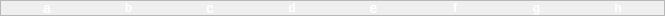
              <widget class="QFrame" name="frame_28">
               <property name="minimumSize">
                <size>
                 <width>665</width>
                 <height>13</height>
                </size>
               </property>
               <property name="maximumSize">
                <size>
                 <width>970</width>
                 <height>16</height>
                </size>
               </property>
               <property name="sizeIncrement">
                <size>
                 <width>0</width>
                 <height>0</height>
                </size>
               </property>
               <property name="frameShape">
                <enum>QFrame::Shape::StyledPanel</enum>
               </property>
               <property name="frameShadow">
                <enum>QFrame::Shadow::Raised</enum>
               </property>
               <layout class="QHBoxLayout" name="horizontalLayout_21">
                <property name="spacing">
                 <number>0</number>
                </property>
                <property name="leftMargin">
                 <number>5</number>
                </property>
                <property name="topMargin">
                 <number>0</number>
                </property>
                <property name="rightMargin">
                 <number>5</number>
                </property>
                <property name="bottomMargin">
                 <number>0</number>
                </property>
                <item>
                 <widget class="QLabel" name="label_47">
                  <property name="font">
                   <font>
                    <pointsize>-1</pointsize>
                    <bold>true</bold>
                   </font>
                  </property>
                  <property name="styleSheet">
                   <string notr="true">border:none;
font-size:14px;
color:rgb(255, 255, 255);</string>
                  </property>
                  <property name="text">
                   <string>a</string>
                  </property>
                  <property name="alignment">
                   <set>Qt::AlignmentFlag::AlignCenter</set>
                  </property>
                 </widget>
                </item>
                <item>
                 <widget class="QLabel" name="label_48">
                  <property name="font">
                   <font>
                    <pointsize>-1</pointsize>
                    <bold>true</bold>
                   </font>
                  </property>
                  <property name="styleSheet">
                   <string notr="true">border:none;
font-size:12px;
color:rgb(255, 255, 255);</string>
                  </property>
                  <property name="text">
                   <string>b</string>
                  </property>
                  <property name="alignment">
                   <set>Qt::AlignmentFlag::AlignCenter</set>
                  </property>
                 </widget>
                </item>
                <item>
                 <widget class="QLabel" name="label_49">
                  <property name="font">
                   <font>
                    <pointsize>-1</pointsize>
                    <bold>true</bold>
                   </font>
                  </property>
                  <property name="styleSheet">
                   <string notr="true">border:none;
font-size:14px;
color:rgb(255, 255, 255);</string>
                  </property>
                  <property name="text">
                   <string>c</string>
                  </property>
                  <property name="alignment">
                   <set>Qt::AlignmentFlag::AlignCenter</set>
                  </property>
                 </widget>
                </item>
                <item>
                 <widget class="QLabel" name="label_50">
                  <property name="font">
                   <font>
                    <pointsize>-1</pointsize>
                    <bold>true</bold>
                   </font>
                  </property>
                  <property name="styleSheet">
                   <string notr="true">border:none;
font-size:12px;
color:rgb(255, 255, 255);</string>
                  </property>
                  <property name="text">
                   <string>d</string>
                  </property>
                  <property name="alignment">
                   <set>Qt::AlignmentFlag::AlignCenter</set>
                  </property>
                 </widget>
                </item>
                <item>
                 <widget class="QLabel" name="label_51">
                  <property name="font">
                   <font>
                    <pointsize>-1</pointsize>
                    <bold>true</bold>
                   </font>
                  </property>
                  <property name="styleSheet">
                   <string notr="true">border:none;
font-size:14px;
color:rgb(255, 255, 255);</string>
                  </property>
                  <property name="text">
                   <string>e</string>
                  </property>
                  <property name="alignment">
                   <set>Qt::AlignmentFlag::AlignCenter</set>
                  </property>
                 </widget>
                </item>
                <item>
                 <widget class="QLabel" name="label_52">
                  <property name="font">
                   <font>
                    <pointsize>-1</pointsize>
                    <bold>true</bold>
                   </font>
                  </property>
                  <property name="styleSheet">
                   <string notr="true">border:none;
font-size:12px;
color:rgb(255, 255, 255);</string>
                  </property>
                  <property name="text">
                   <string>f</string>
                  </property>
                  <property name="alignment">
                   <set>Qt::AlignmentFlag::AlignCenter</set>
                  </property>
                 </widget>
                </item>
                <item>
                 <widget class="QLabel" name="label_54">
                  <property name="minimumSize">
                   <size>
                    <width>1</width>
                    <height>10</height>
                   </size>
                  </property>
                  <property name="sizeIncrement">
                   <size>
                    <width>970</width>
                    <height>12</height>
                   </size>
                  </property>
                  <property name="font">
                   <font>
                    <pointsize>-1</pointsize>
                    <bold>true</bold>
                   </font>
                  </property>
                  <property name="styleSheet">
                   <string notr="true">border:none;
font-size:12px;
color:rgb(255, 255, 255);</string>
                  </property>
                  <property name="text">
                   <string>g</string>
                  </property>
                  <property name="alignment">
                   <set>Qt::AlignmentFlag::AlignCenter</set>
                  </property>
                 </widget>
                </item>
                <item>
                 <widget class="QLabel" name="label_53">
                  <property name="font">
                   <font>
                    <pointsize>-1</pointsize>
                    <bold>true</bold>
                   </font>
                  </property>
                  <property name="styleSheet">
                   <string notr="true">border:none;
font-size:12px;
color:rgb(255, 255, 255);</string>
                  </property>
                  <property name="text">
                   <string>h</string>
                  </property>
                  <property name="alignment">
                   <set>Qt::AlignmentFlag::AlignCenter</set>
                  </property>
                 </widget>
                </item>
               </layout>
              </widget>
